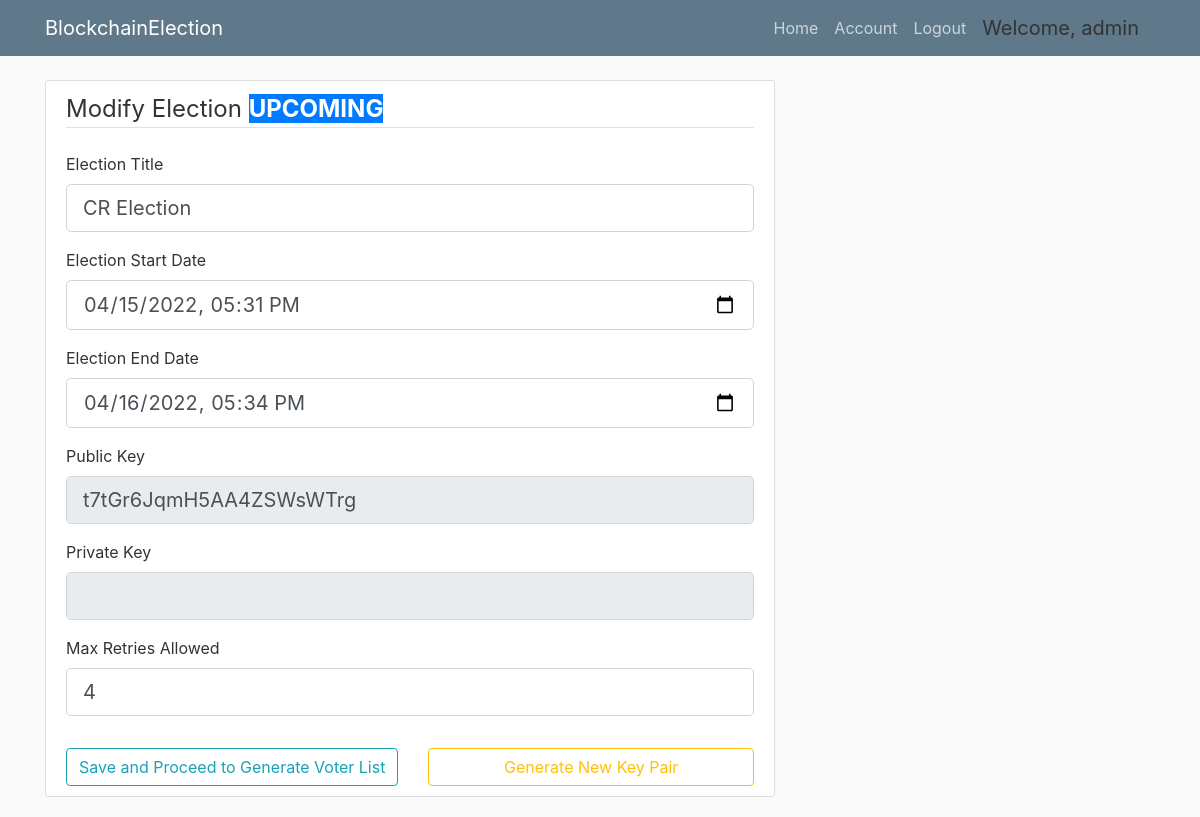
/election/E1/view (signed in), run on an earlier commit of the app's database.
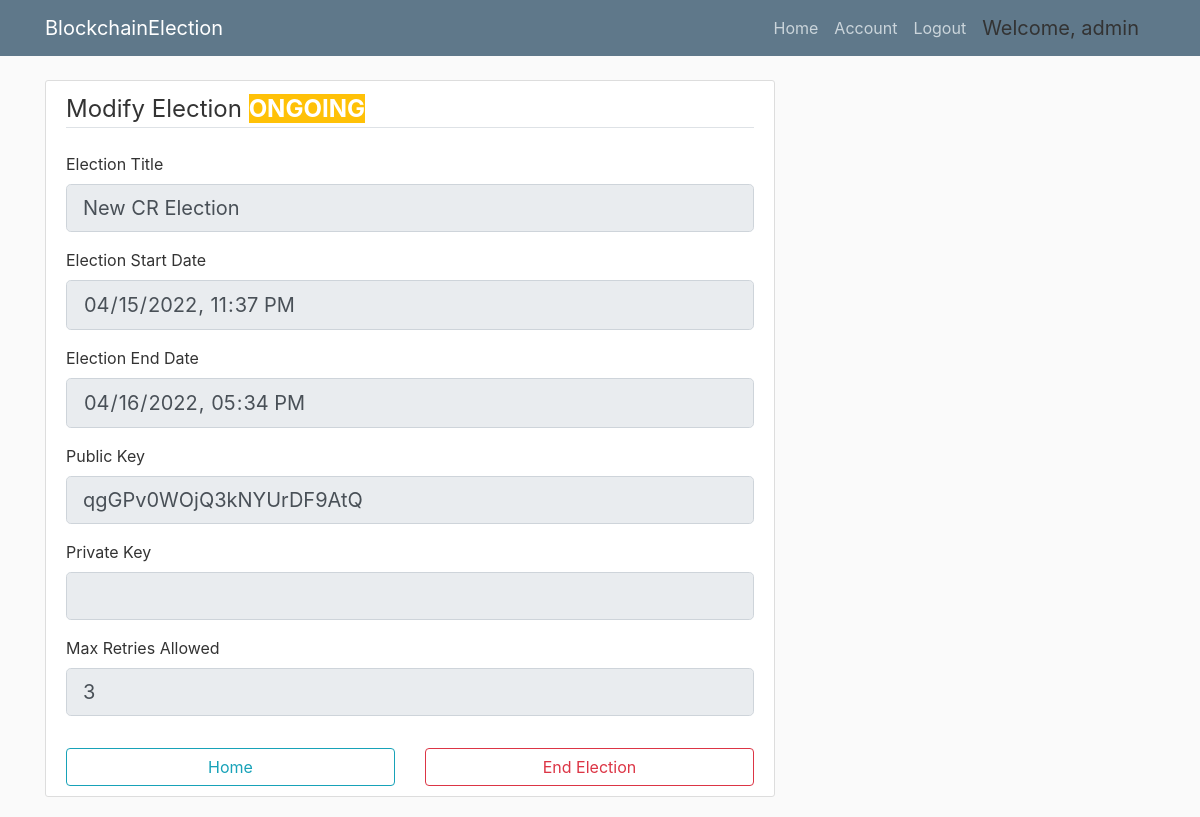
And on a later commit of the database.
### app/models.py (models this page shows, shortened)
class Voter(db.Model, UserMixin):
    id = db.Column(db.Integer, primary_key=True)
    cin = db.Column(db.String(30), unique=True, nullable=False)
    name = db.Column(db.String(255), nullable=False)
    email = db.Column(db.String(30), unique=True, nullable=False)
    dept = db.Column(db.String(4), db.ForeignKey('department.dept_code'), nullable=False)
    imagefile = db.Column(db.String(20), nullable=False, default='default.jpg')
    password = db.Column(db.String(60), nullable=False)
    join_year = db.Column(db.Integer, nullable=False, default=2016)
    is_admin = db.Column(db.Boolean, default=False, nullable=False)

class Election(db.Model):
    election_id = db.Column(db.String(5), primary_key=True, nullable=False)
    election_title = db.Column(db.String(255), nullable=False)
    create_date = db.Column(db.DateTime, nullable=False, default=datetime.utcnow)
    start_date = db.Column(db.DateTime, nullable=False, default=datetime.utcnow)
    end_date = db.Column(db.DateTime, db.CheckConstraint("end_date > start_date"), nullable=False)
    public_key = db.Column(db.String(255), nullable=False, unique=True)
    max_attempt = db.Column(db.Integer, nullable=False, default=3)
    election_state = db.Column(db.String(30), db.CheckConstraint("election_state in ('upcoming', 'ongoing', 'over', 'past')"))

### app/routes.py (the view, shortened to what this page needs)
@app.route("/election/<id>/view", methods=['GET', 'POST'])
@login_required
def view_election(id):
    curr_election = Election.query.where(Election.election_id==id).first()
    if curr_election.election_state == 'upcoming':
        bg_color_election_state = "bg-primary"
    elif curr_election.election_state == 'ongoing':
        bg_color_election_state = "bg-warning"
    elif curr_election.election_state == "over":
        bg_color_election_state = "bg-info"
    elif curr_election.election_state == "past":
        bg_color_election_state = "bg-success"
    if current_user.is_admin and curr_election.election_state == 'upcoming':
        form = NewElectionForm(obj=curr_election)
        if form.validate_on_submit():
            if form.submit.data:
                curr_election.election_title = form.election_title.data
                curr_election.start_date=form.start_date.data
                curr_election.max_attempt=form.max_attempt.data
                curr_election.public_key=form.public_key.data
                db.session.commit()
                flash('Election Modified Successfully!', 'success')
                return redirect(url_for('home'))
            elif form.generate_keys.data:
                form.public_key.data = secrets.token_urlsafe(16)
                form.private_key.data = secrets.token_urlsafe(16)
                return render_template("modify_election.html", bg_color_election_state=bg_color_election_state, election_state=curr_election.election_state, title="Modify Election", form=form)
        else:
            return render_template("modify_election.html", bg_color_election_state=bg_color_election_state, election_state=curr_election.election_state,title="Modify Election", form=form)
    elif current_user.is_admin and curr_election.election_state == 'ongoing':
        form = NewElectionForm(obj=curr_election)
        if form.home.data:
            return redirect(url_for('home'))
        elif form.end_election.data:
            return "End election"
        for field in form:
            field.render_kw = {"readonly": True}
        return render_template("modify_election.html", bg_color_election_state=bg_color_election_state, election_state=curr_election.election_state, title="Modify Election", form=form)
    elif curr_election.election_state == 'past':
        return "Summary page"
    elif not current_user.is_admin and curr_election.election_state == 'upcoming':
        start_date = curr_election.start_date
        election_title = curr_election.election_title
        return "Election will start shortly. Please come back later"
    elif not current_user.is_admin and curr_election.election_state == 'ongoing':
        return "Click here to go to voting page"
    elif not current_user.is_admin and curr_election.election_state == 'over':
        return "Results are yet to be published"

### app/forms.py (shortened to what this page needs)
class NewElectionForm(FlaskForm):
    election_title = StringField('Election Title', validators=[DataRequired()])
    start_date = DateTimeLocalField('Election Start Date', default=datetime.now, format='%Y-%m-%dT%H:%M', validators=[DataRequired()])
    end_date = DateTimeLocalField('Election End Date', format='%Y-%m-%dT%H:%M', validators=[DataRequired()])
    public_key = StringField('Public Key', render_kw={'readonly': True})
    private_key = StringField('Private Key', render_kw={'readonly': True})
    max_attempt = IntegerField('Max Retries Allowed', validators=[DataRequired(), NumberRange(min=3, max=10)])
    submit = SubmitField('Save and Proceed to Generate Voter List')
    generate_keys = SubmitField('Generate New Key Pair')
    home = SubmitField("Home")
    end_election = SubmitField("End Election")
    start_counting = SubmitField("Start Counting Process")

### app/models.py (called while the page is built)
@login_manager.user_loader
def load_user(user_id):
    return Voter.query.get(int(user_id))

### app/templates/modify_election.html (shortened to what this page needs)
{% extends "admin_base.html" %}
{% block content %}
<div class="content-section">
    <form action="" method="POST">
      <fieldset class="form-group">
        <legend class="border-bottom mb-4">Modify Election
          <span class="{{ bg_color_election_state }} font-weight-bold text-white">{{ election_state|upper  }}</span>
        </legend>
        <div class="form-group">
          {{ form.election_title.label(class="form-control-label") }}
          {% if form.election_title.errors%}
            {{ form.election_title(class="form-control form-control-lg is-invalid") }}
            <div class="invalid-feedback">
              {% for error in form.election_title.errors %}
              <span>{{ error }}</span>
              {% endfor %}
            </div>
          {% else %}
            {{ form.election_title(class="form-control form-control-lg") }}
            {% endif %}
        </div>
        <div class="form-group mt-2">
          {{ form.start_date.label(class="form-control-label") }}
          {% if form.start_date.errors %}
            {{ form.start_date(class="datetime form-control form-control-lg is-invalid") }}
            <div class="invalid-feedback">
              {% for error in form.start_date.errors %}
              <span>{{ error }}</span>
              {% endfor %}
            </div>
          {% else %}
          {{ form.start_date(class="datetime form-control form-control-lg") }}
          {% endif %}
        </div>
        <div class="form-group mt-2">
          {{ form.end_date.label(class="form-control-label") }}
          {% if form.end_date.errors %}
            {{ form.end_date(class="datetime form-control form-control-lg is-invalid") }}
            <div class="invalid-feedback">
              {% for error in form.end_date.errors %}
              <span>{{ error }}</span>
              {% endfor %}
            </div>
          {% else %}
            {{ form.end_date(class="datetime form-control form-control-lg") }}
          {% endif %}
        </div>
        <div class="form-group mt-2">
          {{ form.public_key.label(class="form-control-label") }}
          {% if form.public_key.errors %}
            {{ form.public_key(class="form-control form-control-lg is-invalid") }}
            <div class="invalid-feedback">
              {% for error in form.public_key.errors %}
              <span>{{ error }}</span>
              {% endfor %}
            </div>
          {% else %}
            {{ form.public_key(class="form-control form-control-lg form-control") }}
          {% endif %}
        </div>
        <div class="form-group mt-2">
          {{ form.private_key.label(class="form-control-label") }}
          {% if form.private_key.errors %}
            {{ form.private_key(class="form-control form-control-lg is-invalid") }}
            <div class="invalid-feedback">
              {% for error in form.private_key.errors %}
              <span>{{ error }}</span>
              {% endfor %}
            </div>
          {% else %}
            {{ form.private_key(class="form-control form-control-lg") }}
            {% endif %}
        </div>
        <div class="form-group mt-2">
          {{ form.max_attempt.label(class="form-control-label") }}
          {% if form.max_attempt.errors %}
            {{ form.max_attempt(class="form-control form-control-lg is-invalid") }}
            <div class="invalid-feedback">
              {% for error in form.max_attempt.errors %}
              <span>{{ error }}</span>
              {% endfor %}
            </div>
          {% else %}
            {{ form.max_attempt(class="form-control form-control-lg") }}
            {% endif %}
        </div>
      </fieldset>
      <div class="row">
        {% if election_state == "upcoming" %}
          <div class="col">
            {{ form.submit(class="btn btn-outline-info btn-block") }}
          </div>
          <div class="col">
            {{ form.generate_keys(class="btn btn-outline-warning btn-block") }}
          </div>
        {% elif election_state == "ongoing" %}
          <div class="col">
            {{ form.home(class="btn btn-outline-info btn-block") }}
          </div>
          <div class="col">
            {{ form.end_election(class="btn btn-outline-danger btn-block") }}
          </div>
        {% elif election_state == "over" %}
          <div class="col">
            {{ form.start_counting(class="btn btn-outline-info btn-block") }}
          </div>
        {% endif %}
      </div>
    </form>
  </div>
{% endblock content %}

### app/templates/admin_base.html (shortened to what this page needs)
<!DOCTYPE html>
<html lang="en">
  <head>
    <link rel="stylesheet" href="https://maxcdn.bootstrapcdn.com/bootstrap/4.0.0/css/bootstrap.min.css">
    <link rel="stylesheet" type="text/css" href="{{ url_for('static', filename='main.css') }}">
  </head>
  <body>
    {% include "navbar.html" %}
    <main role="main" class="container">
        <div class="row">
          <div class="col-md-8">
            {% block content %}
            {% endblock %}
          </div>
        </div>
      </main>
    </body>
  </html>

### app/templates/navbar.html (shortened to what this page needs)
<header class="site-header">
  <nav class="navbar navbar-expand-md navbar-dark bg-steel fixed-top">
    <div class="container">
      <a class="navbar-brand mr-4" href="{{ url_for('index') }}">BlockchainElection</a>
      <div class="collapse navbar-collapse" id="navbarToggle">
        <div class="navbar-nav ml-auto">
          {% if current_user.is_authenticated %}
          <a class="nav-item nav-link" href="{{ url_for('home') }}">Home</a>
          <a class="nav-item nav-link" href="{{ url_for('account') }}">Account</a>
          <a class="nav-item nav-link" href="{{ url_for('logout') }}">Logout</a>
          <a class="navbar-brand disabled ml-2" style="cursor: default;">Welcome, {{ current_user.cin }}</a>
          {% else %}
            <a class="nav-item nav-link" href="{{ url_for('login') }}">Login</a>
            <a class="nav-item nav-link" href="{{ url_for('register') }}">Register</a>
          {% endif %}
        </div>
      </div>
    </div>
  </nav>
</header>

### app/static/main.css (style rules this page uses)
body { background: #fafafa; color: #333333; margin-top: 5rem; }
.bg-steel { background-color: #5f788a; }
.site-header .navbar-nav .nav-link { color: #cbd5db; }
.content-section { background: #ffffff; padding: 10px 20px; border: 1px solid #dddddd; border-radius: 3px; margin-bottom: 20px; }

What changed in the data, as far as the page shows it:
changed Election: election_state "UPCOMING" → "ONGOING"; election_title "CR Election" → "New CR Election"; start_date "04/15/2022 17:31" → "04/15/2022 23:37"; public_key "t7tGr6JqmH5AA4ZSWsWTrg" → "qgGPv0WOjQ3kNYUrDF9AtQ"; max_attempt "4" → "3"
Also different on the page:
form field home: (not shown) → "Home"
form field end_election: (not shown) → "End Election"
form field submit: "Save and Proceed to Generate Voter List" → (not shown)
form field generate_keys: "Generate New Key Pair" → (not shown)
